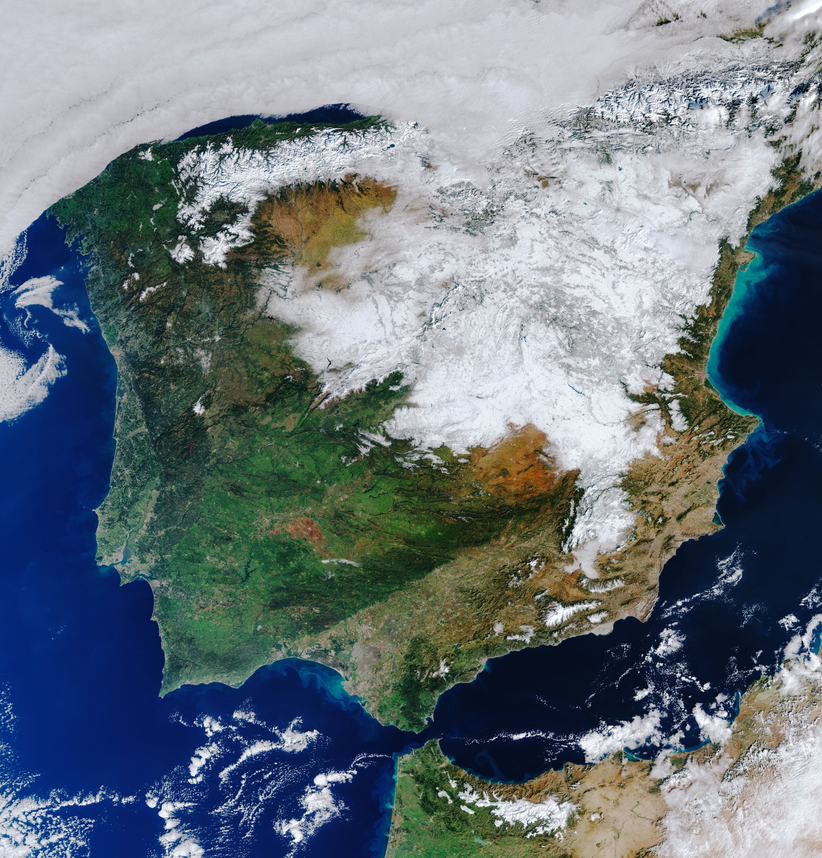
#> input picture Practica 6/imagenes/filomena.png, 822 x 858 px, shrunk from 2408 x 2514 before the run
$ jupyter execute Ejercicio_4.ipynb
#> lines starting #> are read from the running program, lines starting #| are printed output that depends on the picture; after the words box and inside, x2 and y2 are one past the last pixel; in counts of white or black regions, pixels touching at a corner belong together
[cell 1]
import cv2 as cv
import numpy as np
import matplotlib.pyplot as plt
import random

filomena = cv.imread('imagenes/filomena.png')
#> filomena is the input picture: shape (858, 822, 3); mean B, G, R 124.8, 117.1, 105.9

# Ejercicio 4

Aplicación de la función isodata a la imagen realizada por la ESA de Filomena pasando por la Península Ibérica.

[cell 2]
# Función isodata
def isodata(img, C):

    v = np.zeros( (C, img.shape[2]) )

    v = comienzo(v)

    resimg = np.ones( (img.shape[0], img.shape[1]), dtype = int)

    res = True
    while res:

        resimg, lc = clasificacion(img,v,resimg)

        vp = v.copy()

        for i in range(len(lc)):
            if len(lc[i]) > 0:
                v[i] = reasignacion(lc[i])

        mod = True
        for j in range(v.shape[0]):
            for k in range(v.shape[1]):
                mod = mod and (vp[j][k] - v[j][k]) == 0

        if mod:
            res = False

    return resimg

# Función para generar los casos base de los centroides

def comienzo(v):

    for i in range(v.shape[0]):
        v[i,:] = (random.randint(0,255),
                  random.randint(0,255),
                  random.randint(0,255))

    return v

# Función para clasificar cada pixel

def clasificacion(img,centros,resimg):

    lc = list()
    for z in range(centros.shape[0]):
        lc.append(list())

    for i in range(img.shape[0]):
        for j in range(img.shape[1]):
            if img[i,j][0] == 0 and img[i,j][1] == 0 and img[i,j][2] == 0:
                resimg[i,j] = 0
            else:
                dist = list()
                for v in centros:
                    d = np.sqrt((np.power((img[i][j][0]-v[0]),2))
                                 +(np.power((img[i][j][1]-v[1]),2))
                                 +(np.power((img[i][j][2]-v[2]),2)))
                    dist.append(d)

                c = dist.index(min(dist))

                lc[c].append((img[i,j][0],img[i,j][1],img[i,j][2]))
                resimg[i,j] = c+1

    return resimg, lc


# Función para reasignar valores a los centros de clasificación
def reasignacion(c):

    medC1 = 0
    medC2 = 0
    medC3 = 0

    for t in c:
        medC1 += t[0]
        medC2 += t[1]
        medC3 += t[2]

    medC = (medC1/len(c),medC2/len(c),medC3/len(c))

    return medC

[cell 3]
# Colorea con un seudocolor el resultado de la clasificación.
# Función seudo
def seudo(img):

    resimg = np.zeros((img.shape[0],img.shape[1],3),np.uint8)

    for i in range(img.shape[0]):
        for j in range(img.shape[1]):
            if img[i,j] == 0:
                resimg[i,j,:] = [255,0,0]
            elif img[i,j] == 1:
                resimg[i,j,:] = [0,255,0]
            elif img[i,j] == 2:
                resimg[i,j,:] = [0,0,255]
            elif img[i,j] == 3:
                resimg[i,j,:] = [255,255,0]
            elif img[i,j] == 4:
                resimg[i,j,:] = [0,255,255]
            elif img[i,j] == 5:
                resimg[i,j,:] = [255,0,255]
            else:
                resimg[i,j,:] = [0,0,0]

    return resimg

[cell 4]
def diezmado(img, R):

    nds = list()
    i = 0

    # El diezmado se basa en la eliminación de pixeles en una imagen, y rehacer una matriz con los
    # pixeles seleccionados, para ello la mejor forma sería recorrer la lista saltando aquellos
    # pixeles que no usemos para la imagen diezmada.
    while i < img.shape[0]:
        j = 0
        while j < img.shape[1]:
            nds.append(img[i,j])
            j += int(1/R)
        i += int(1/R)

    # Una vez seleccionados esos pixeles, los transformaremos en un formato compatible con imagenes.
    resimg = np.reshape(nds,[int(np.ceil(img.shape[0]/(np.round(1/R)))),
                                 int(np.ceil(img.shape[1]/(np.round(1/R))))])

    return resimg

[cell 5]
b1,b2,b3 = cv.split(filomena)
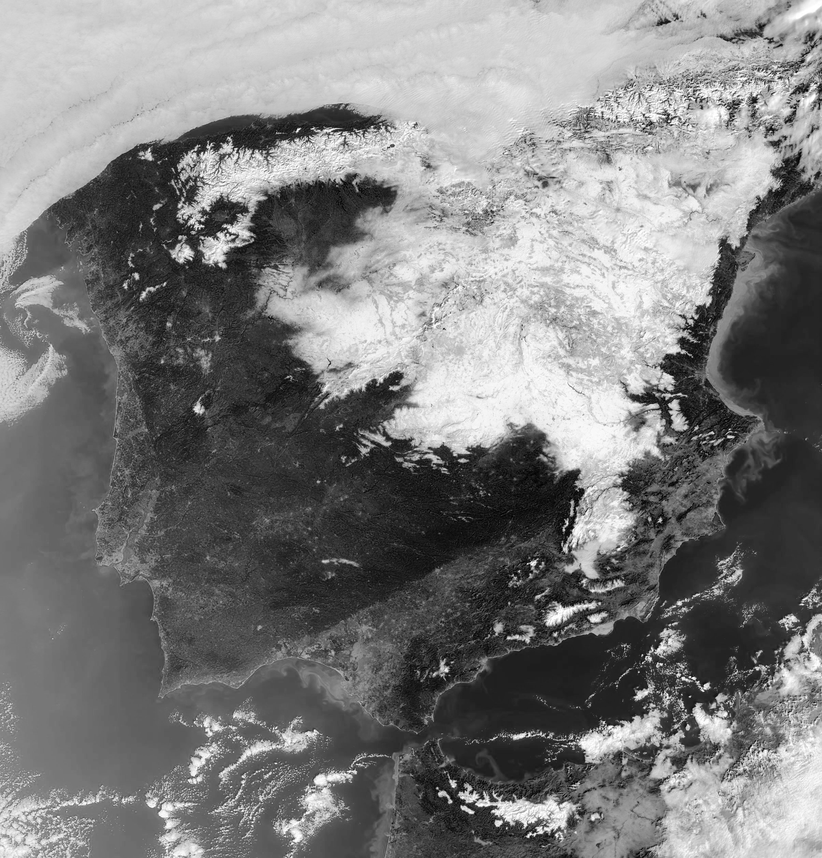
#> b1: shape (858, 822); min 0, max 255, mean 124.8
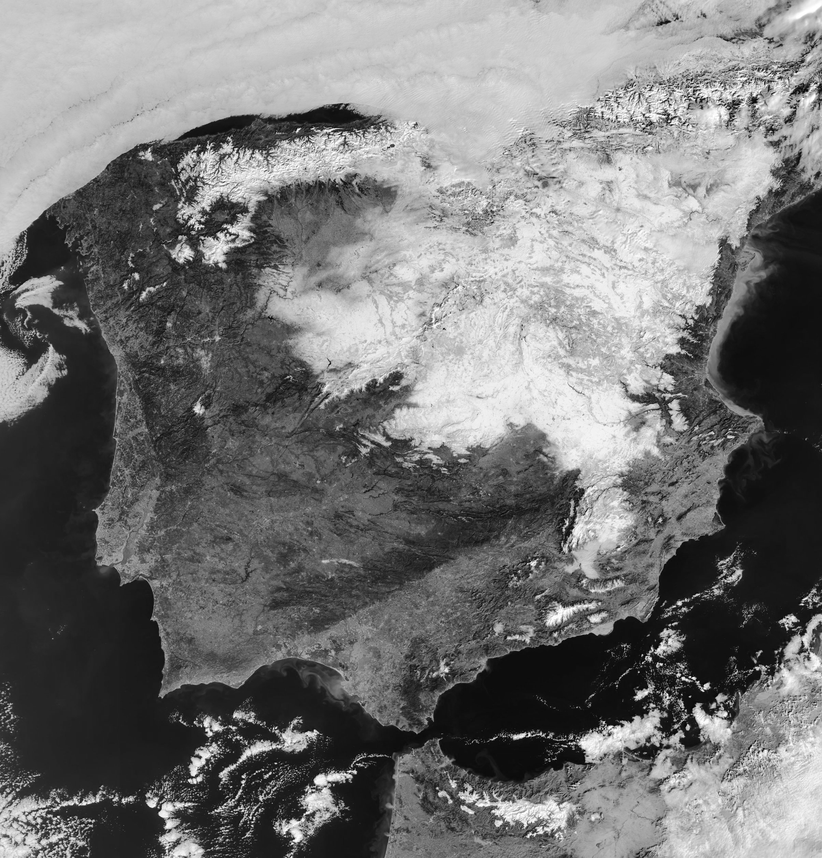
#> b2: shape (858, 822); min 0, max 255, mean 117.1
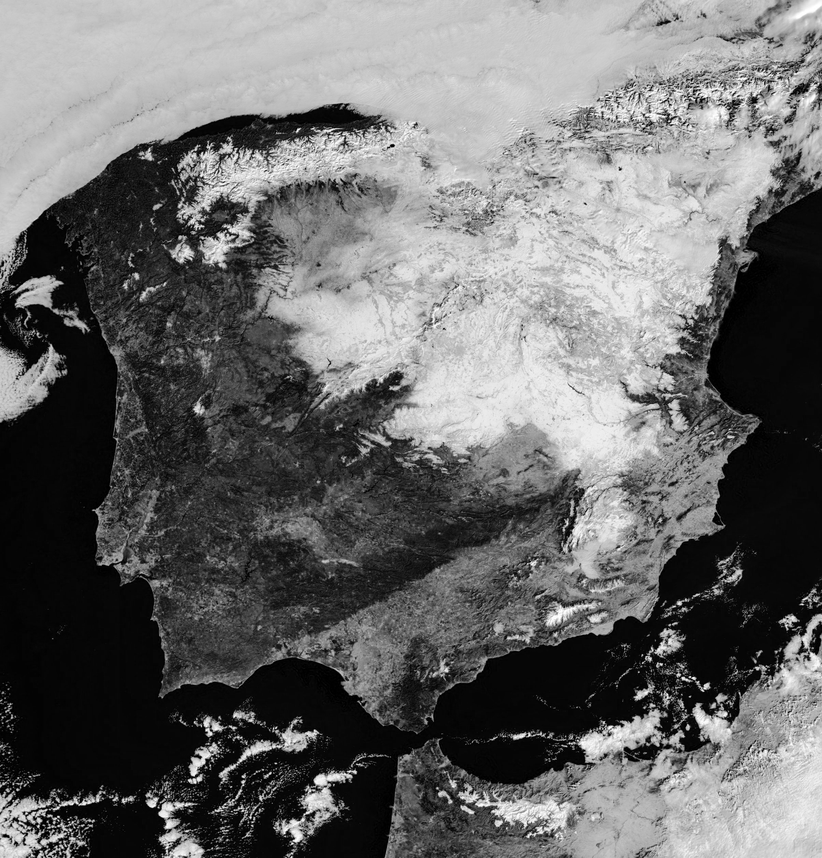
#> b3: shape (858, 822); min 0, max 255, mean 105.9
b1d = diezmado(b1,0.1)
#> after the loop in diezmado, `while i < img.shape[0]:`: i = 860; nds = 7138 values, max 255 at index 164, min 6 at index 4048, mean 125.2
b2d = diezmado(b2,0.1)
b3d = diezmado(b3,0.1)
fild = cv.merge((b1d,b2d,b3d))
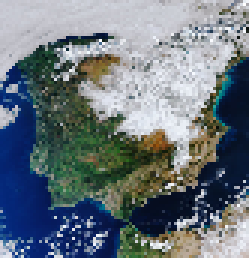
#> fild: shape (86, 83, 3) (shown 3 times larger); mean B, G, R 125.2, 117.2, 106.2

[cell 6]
iso_fil = isodata(fild,4)
#> the loop in isodata, `while res: ` made 26 passes
#> pass 1, in isodata, `resimg, lc = clasificacion(img,v,resimg)`:
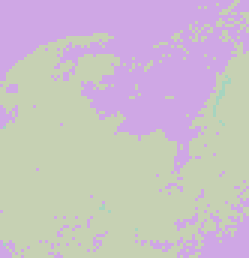
#> resimg: shape (86, 83) int64 (shown 3 times larger); 3 distinct labels, from 1 to 4; one colour per label, 0 black
#> pass 2, in isodata, `resimg, lc = clasificacion(img,v,resimg)`:
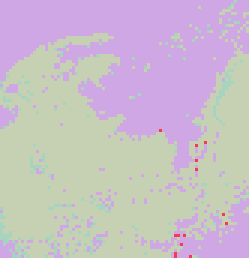
#> resimg: shape (86, 83) int64 (shown 3 times larger); 4 distinct labels, from 1 to 4; one colour per label, 0 black
#> pass 3, in isodata, `resimg, lc = clasificacion(img,v,resimg)`:
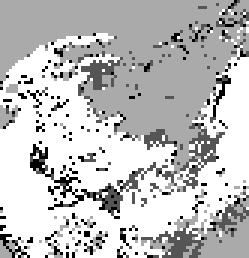
#> resimg: shape (86, 83) int64 (shown 3 times larger); 13.08% of pixels changed, all inside (x1, y1, x2, y2) = (0, 0, 83, 86); drawn with min black and max white
#> after the loop in isodata, `while res:`:
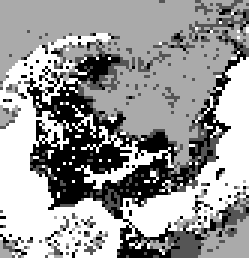
#> resimg: shape (86, 83) int64 (shown 3 times larger); min 1, max 4, mean 2.81; drawn with min black and max white
#> after the loop in isodata, `while res:`: v = [[66.19, 90.48, 75.53], [141.5, 146.3, 146.1], [209.1, 202.3, 200.6], [68.5, 35.07, 12.72]]
seudo_fil = seudo(iso_fil)
#> after the loop in seudo, `for i in range(img.shape[0]):`:
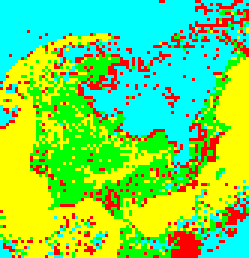
#> resimg: shape (86, 83, 3) (shown 3 times larger); mean of channels 0, 1, 2 87.6, 224.2, 115.6; drawn as B, G, R

[cell 7]
plt.figure(figsize=(20, 20))
plt.subplot(2,2,1)
plt.imshow(cv.cvtColor(filomena, cv.COLOR_BGR2RGB))
plt.title("Imagen Original", fontsize = 30)
plt.subplot(2, 2, 2)
plt.imshow(cv.cvtColor(seudo_fil, cv.COLOR_BGR2RGB))
plt.title("Imagen clasificada", fontsize = 30)
plt.tight_layout()
plt.show()
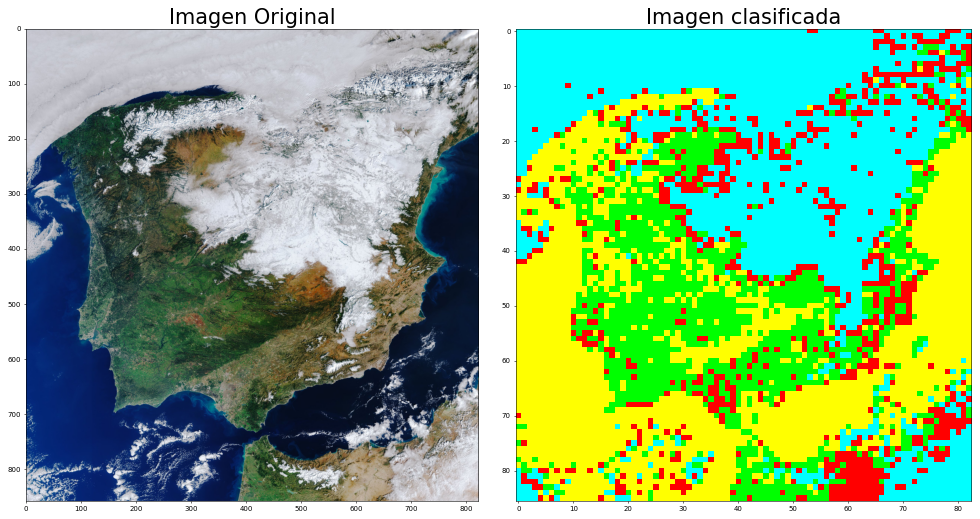
#> figure drawn by matplotlib, 2 panels

[cell 8]
cv.imwrite("soluciones/Ej4 - Isodata Filomena.png",seudo_fil)
#> Out = True
